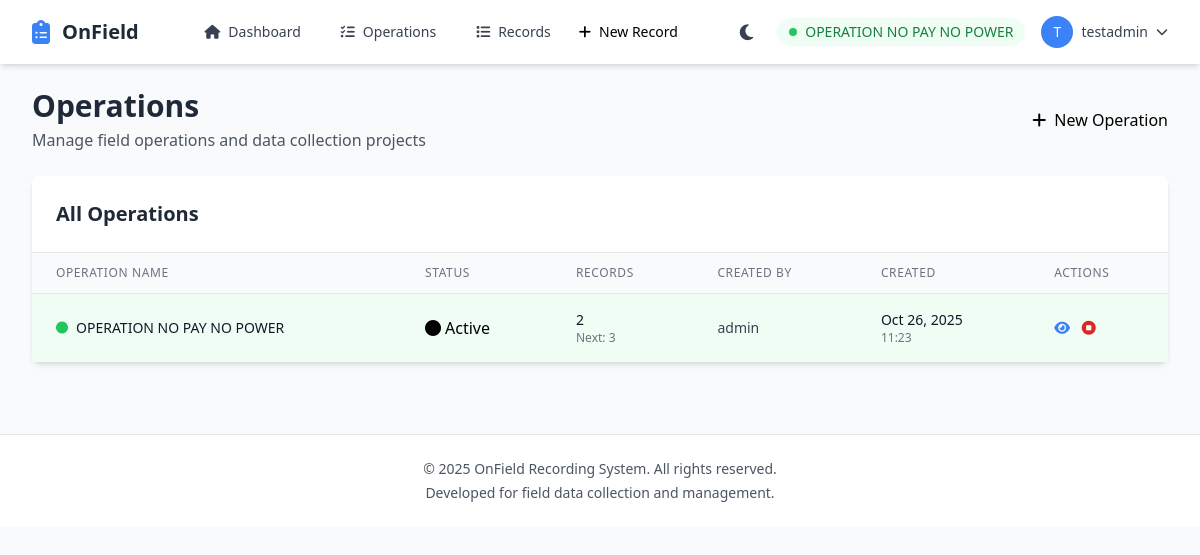
/operations/ (signed in), run on the app's committed database.
### DataForm/models.py (models this page shows, shortened)
class Operation(models.Model):
    name = models.CharField(max_length=200, unique=True)
    description = models.TextField(blank=True)
    created_by = models.ForeignKey(User, on_delete=models.PROTECT, related_name='operations_created')
    created_at = models.DateTimeField(auto_now_add=True)
    updated_at = models.DateTimeField(auto_now=True)
    is_active = models.BooleanField(default=False, db_index=True)
    start_at = models.DateTimeField(null=True, blank=True)
    end_at = models.DateTimeField(null=True, blank=True)
    next_record_seq = models.IntegerField(default=1, help_text="Next sequence number for record numbering")
    is_deleted = models.BooleanField(default=False)
    closed_at = models.DateTimeField(null=True, blank=True)
    closed_by = models.ForeignKey(User, on_delete=models.SET_NULL, null=True, blank=True, related_name='operations_closed')
    class Meta:
        verbose_name = 'Operation'
        verbose_name_plural = 'Operations'
        ordering = ['-created_at']
        indexes = [
            models.Index(fields=['is_active', '-created_at']),
            models.Index(fields=['is_deleted']),
        ]
        constraints = [
            models.CheckConstraint(
                check=models.Q(is_active=False) | models.Q(is_deleted=False),
                name='no_active_deleted_operation'
            )
        ]
    @property
    def total_records(self):
        return self.records.filter(is_deleted=False).count()

### DataForm/views.py (the view)
# urls.py: path('operations/', views.operation_list, name='operation_list'),
@admin_required
def operation_list(request):
    operations = Operation.objects.filter(is_deleted=False).order_by('-created_at')
    for op in operations:
        op.record_count = Record.objects.filter(operation=op, is_deleted=False).count()
    context = {
        'operations': operations,
    }
    return render(request, 'dataform/operation_list.html', context)

### DataForm/context_processors.py (called while the page is built)
def active_operation(request):
    if request.user.is_authenticated:
        active_op = Operation.objects.filter(is_active=True, is_deleted=False).first()
        return {'active_operation': active_op}
    return {'active_operation': None}

### DataForm/templates/dataform/operation_list.html (shortened to what this page needs)
{% extends "dataform/base.html" %}
{% block content %}
<div class="space-y-6">
    <div class="flex items-center justify-between">
        <div>
            <h1 class="text-3xl font-bold text-gray-800 dark:text-white">Operations</h1>
            <p class="text-gray-600 dark:text-gray-400 mt-1">Manage field operations and data collection projects</p>
        </div>
        <a href="{% url 'operation_create' %}" class="btn btn-primary">
            <i class="fas fa-plus mr-2"></i>New Operation
        </a>
    </div>
    <div class="bg-white dark:bg-gray-800 rounded-lg shadow-md">
        <div class="p-6 border-b dark:border-gray-700">
            <h2 class="text-xl font-semibold text-gray-800 dark:text-white">All Operations</h2>
        </div>
        {% if operations %}
        <div class="overflow-x-auto">
            <table class="min-w-full divide-y divide-gray-200 dark:divide-gray-700">
                <thead class="bg-gray-50 dark:bg-gray-900">
                    <tr>
                        <th class="px-6 py-3 text-left text-xs font-medium text-gray-500 dark:text-gray-400 uppercase tracking-wider">Operation Name</th>
                        <th class="px-6 py-3 text-left text-xs font-medium text-gray-500 dark:text-gray-400 uppercase tracking-wider">Status</th>
                        <th class="px-6 py-3 text-left text-xs font-medium text-gray-500 dark:text-gray-400 uppercase tracking-wider">Records</th>
                        <th class="px-6 py-3 text-left text-xs font-medium text-gray-500 dark:text-gray-400 uppercase tracking-wider">Created By</th>
                        <th class="px-6 py-3 text-left text-xs font-medium text-gray-500 dark:text-gray-400 uppercase tracking-wider">Created</th>
                        <th class="px-6 py-3 text-left text-xs font-medium text-gray-500 dark:text-gray-400 uppercase tracking-wider">Actions</th>
                    </tr>
                </thead>
                <tbody class="bg-white dark:bg-gray-800 divide-y divide-gray-200 dark:divide-gray-700">
                    {% for operation in operations %}
                    <tr class="hover:bg-gray-50 dark:hover:bg-gray-700 {% if operation.is_active %}bg-green-50 dark:bg-green-900/20{% endif %}">
                        <td class="px-6 py-4">
                            <div class="flex items-center">
                                {% if operation.is_active %}
                                <i class="fas fa-circle text-green-500 text-xs mr-2 animate-pulse"></i>
                                {% endif %}
                                <div>
                                    <div class="text-sm font-medium text-gray-900 dark:text-white">{{ operation.name }}</div>
                                </div>
                            </div>
                        </td>
                        <td class="px-6 py-4 whitespace-nowrap">
                            {% if operation.is_active %}
                            <span class="badge badge-success">
                                <i class="fas fa-circle animate-pulse mr-1"></i>Active
                            </span>
                            {% else %}
                            <span class="badge badge-gray">Closed</span>
                            {% endif %}
                        </td>
                        <td class="px-6 py-4 whitespace-nowrap">
                            <div class="text-sm text-gray-900 dark:text-white font-medium">{{ operation.total_records }}</div>
                            <div class="text-xs text-gray-500 dark:text-gray-400">
                                Next: {{ operation.next_record_seq }}
                            </div>
                        </td>
                        <td class="px-6 py-4 whitespace-nowrap">
                            <div class="text-sm text-gray-700 dark:text-gray-300">{{ operation.created_by.username }}</div>
                        </td>
                        <td class="px-6 py-4 whitespace-nowrap">
                            <div class="text-sm text-gray-900 dark:text-white">{{ operation.created_at|date:"M d, Y" }}</div>
                            <div class="text-xs text-gray-500 dark:text-gray-400">{{ operation.created_at|time:"H:i" }}</div>
                        </td>
                        <td class="px-6 py-4 whitespace-nowrap text-sm space-x-2">
                            <a href="{% url 'operation_detail' operation.pk %}" class="text-primary hover:text-blue-600 dark:text-blue-400 dark:hover:text-blue-300" title="View Details">
                                <i class="fas fa-eye"></i>
                            </a>
                            {% if operation.is_active %}
                            <a href="{% url 'operation_close' operation.pk %}" class="text-red-600 hover:text-red-800 dark:text-red-400 dark:hover:text-red-300" title="Close Operation">
                                <i class="fas fa-stop-circle"></i>
                            </a>
                            {% else %}
                            <a href="{% url 'operation_activate' operation.pk %}" class="text-green-600 hover:text-green-800 dark:text-green-400 dark:hover:text-green-300" title="Activate Operation">
                                <i class="fas fa-play-circle"></i>
                            </a>
                            {% endif %}
                        </td>
                    </tr>
                    {% endfor %}
                </tbody>
            </table>
        </div>
        {% endif %}
    </div>
</div>
{% endblock %}

### DataForm/templates/dataform/base.html (shortened to what this page needs)
<!DOCTYPE html>
<html lang="en" class="dark-mode-transition">
<head>
    <script src="https://cdn.tailwindcss.com"></script>
    <link rel="stylesheet" href="https://cdnjs.cloudflare.com/ajax/libs/font-awesome/6.4.0/css/all.min.css">
</head>
<body class="bg-gray-50 dark:bg-gray-900 min-h-screen dark-mode-transition">
    {% if user.is_authenticated %}
    <nav class="bg-white dark:bg-gray-800 shadow-md sticky top-0 z-50 dark-mode-transition">
        <div class="max-w-7xl mx-auto px-4 sm:px-6 lg:px-8">
            <div class="flex justify-between h-16">
                <div class="flex items-center">
                    <a href="{% url 'dashboard' %}" class="flex items-center space-x-3">
                        <i class="fas fa-clipboard-list text-2xl text-primary"></i>
                        <span class="text-xl font-bold text-gray-800 dark:text-white">OnField</span>
                    </a>
                </div>
                <div class="hidden md:flex items-center space-x-4">
                    <a href="{% url 'dashboard' %}" class="text-gray-700 dark:text-gray-300 hover:text-primary dark:hover:text-primary px-3 py-2 rounded-md text-sm font-medium">
                        <i class="fas fa-home mr-2"></i>Dashboard
                    </a>
                    {% if user.profile.role == 'admin' %}
                    <a href="{% url 'operation_list' %}" class="text-gray-700 dark:text-gray-300 hover:text-primary dark:hover:text-primary px-3 py-2 rounded-md text-sm font-medium">
                        <i class="fas fa-tasks mr-2"></i>Operations
                    </a>
                    {% endif %}
                    <a href="{% url 'record_list' %}" class="text-gray-700 dark:text-gray-300 hover:text-primary dark:hover:text-primary px-3 py-2 rounded-md text-sm font-medium">
                        <i class="fas fa-list mr-2"></i>Records
                    </a>
                    <a href="{% url 'record_create' %}" class="btn btn-primary text-sm">
                        <i class="fas fa-plus mr-2"></i>New Record
                    </a>
                </div>
                <div class="flex items-center space-x-4">
                    <button onclick="toggleDarkMode()" class="p-2 text-gray-700 dark:text-gray-300 hover:text-primary dark:hover:text-primary rounded-lg hover:bg-gray-100 dark:hover:bg-gray-700 transition-colors" title="Toggle Dark Mode">
                        <i class="fas fa-moon dark:hidden text-lg"></i>
                    </button>
                    {% if active_operation %}
                    <div class="hidden sm:flex items-center space-x-2 bg-green-50 dark:bg-green-900 px-3 py-1 rounded-full">
                        <span class="w-2 h-2 bg-green-500 rounded-full animate-pulse"></span>
                        <span class="text-sm text-green-700 dark:text-green-300 font-medium">{{ active_operation.name }}</span>
                    </div>
                    {% else %}
                    <div class="hidden sm:flex items-center space-x-2 bg-red-50 dark:bg-red-900 px-3 py-1 rounded-full">
                        <span class="w-2 h-2 bg-red-500 rounded-full"></span>
                        <span class="text-sm text-red-700 dark:text-red-300 font-medium">No Active Operation</span>
                    </div>
                    {% endif %}
                    <div class="relative" x-data="{ open: false }">
                        <button @click="open = !open" class="flex items-center space-x-2 text-gray-700 dark:text-gray-300 hover:text-primary dark:hover:text-primary">
                            <div class="w-8 h-8 bg-primary text-white rounded-full flex items-center justify-center">
                                <span class="text-sm font-medium">{{ user.username|slice:":1"|upper }}</span>
                            </div>
                            <span class="hidden md:block text-sm font-medium">{{ user.username }}</span>
                            <i class="fas fa-chevron-down text-xs"></i>
                        </button>
                    </div>
                </div>
            </div>
        </div>
    </nav>
    {% endif %}
    <main class="{% if user.is_authenticated %}max-w-7xl mx-auto px-4 sm:px-6 lg:px-8 py-6{% endif %}">
        {% block content %}{% endblock %}
    </main>
    <footer class="bg-white dark:bg-gray-800 border-t dark:border-gray-700 mt-12 py-6">
        <div class="max-w-7xl mx-auto px-4 sm:px-6 lg:px-8">
            <div class="text-center text-gray-600 dark:text-gray-400 text-sm">
                <p>&copy; 2025 OnField Recording System. All rights reserved.</p>
                <p class="mt-1">Developed for field data collection and management.</p>
            </div>
        </div>
    </footer>
</body>
</html>

### DataForm/templates/dataform/base.html (style rules this page uses)
.dark-mode-transition { transition: background-color 0.3s ease, color 0.3s ease; }
.btn { @apply px-6 py-3 rounded-lg font-medium transition-all duration-200 inline-flex items-center justify-center; }
.btn-primary { @apply bg-primary text-white hover:bg-blue-600 active:bg-blue-700; }
.badge { @apply inline-flex items-center px-3 py-1 rounded-full text-sm font-medium; }
.badge-success { @apply bg-green-100 text-green-800 dark:bg-green-900 dark:text-green-200; }

### data on the page
Operation: name "OPERATION NO PAY NO POWER", is_active True (drawn), total_records "2", next_record_seq "3", created_by.username "admin", created_at "Oct 26, 2025", created_at "11:23"

### other printed values
{{ user.username|slice:":1"|upper }} "T"
{{ user.username }} "testadmin"
